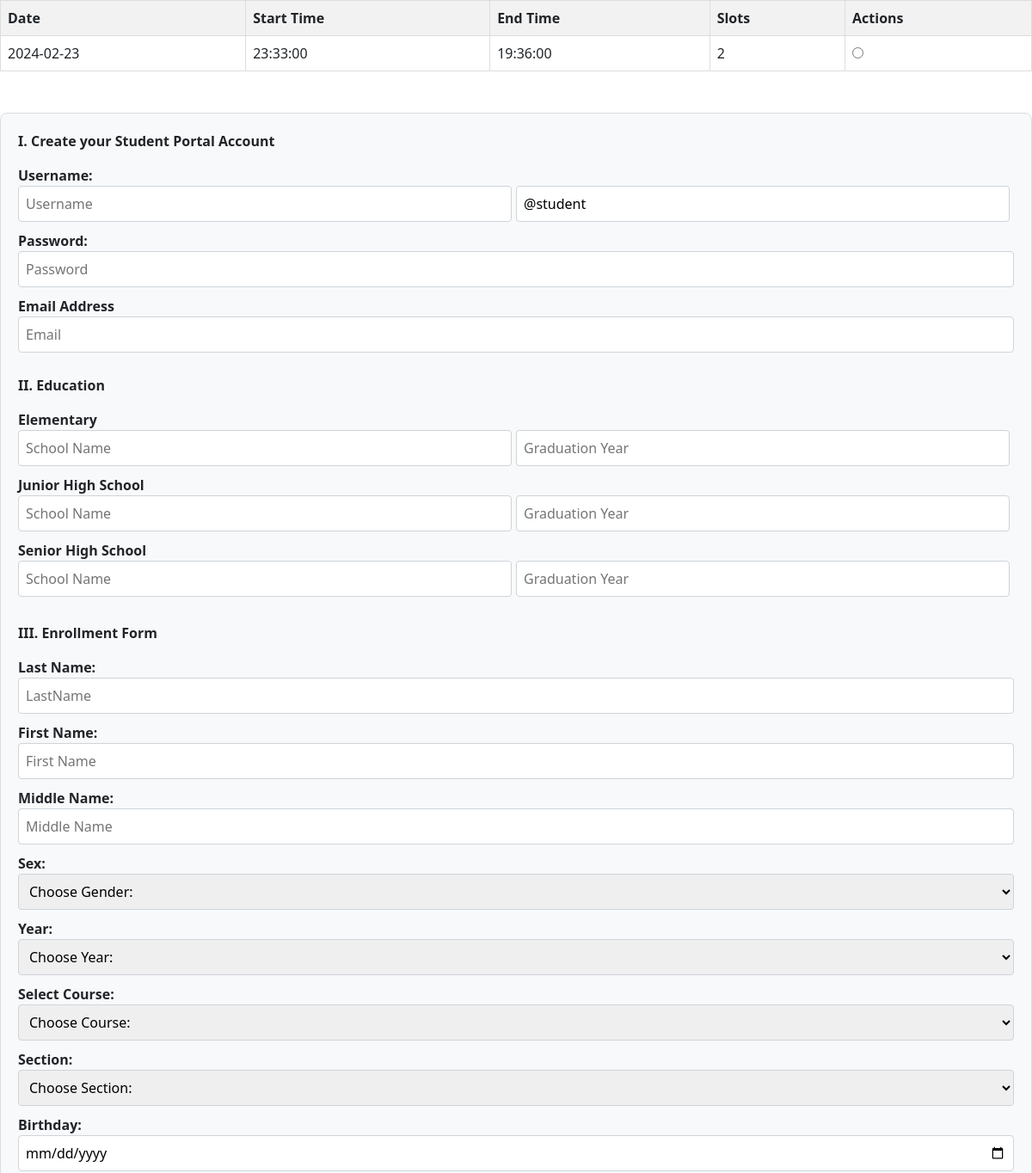
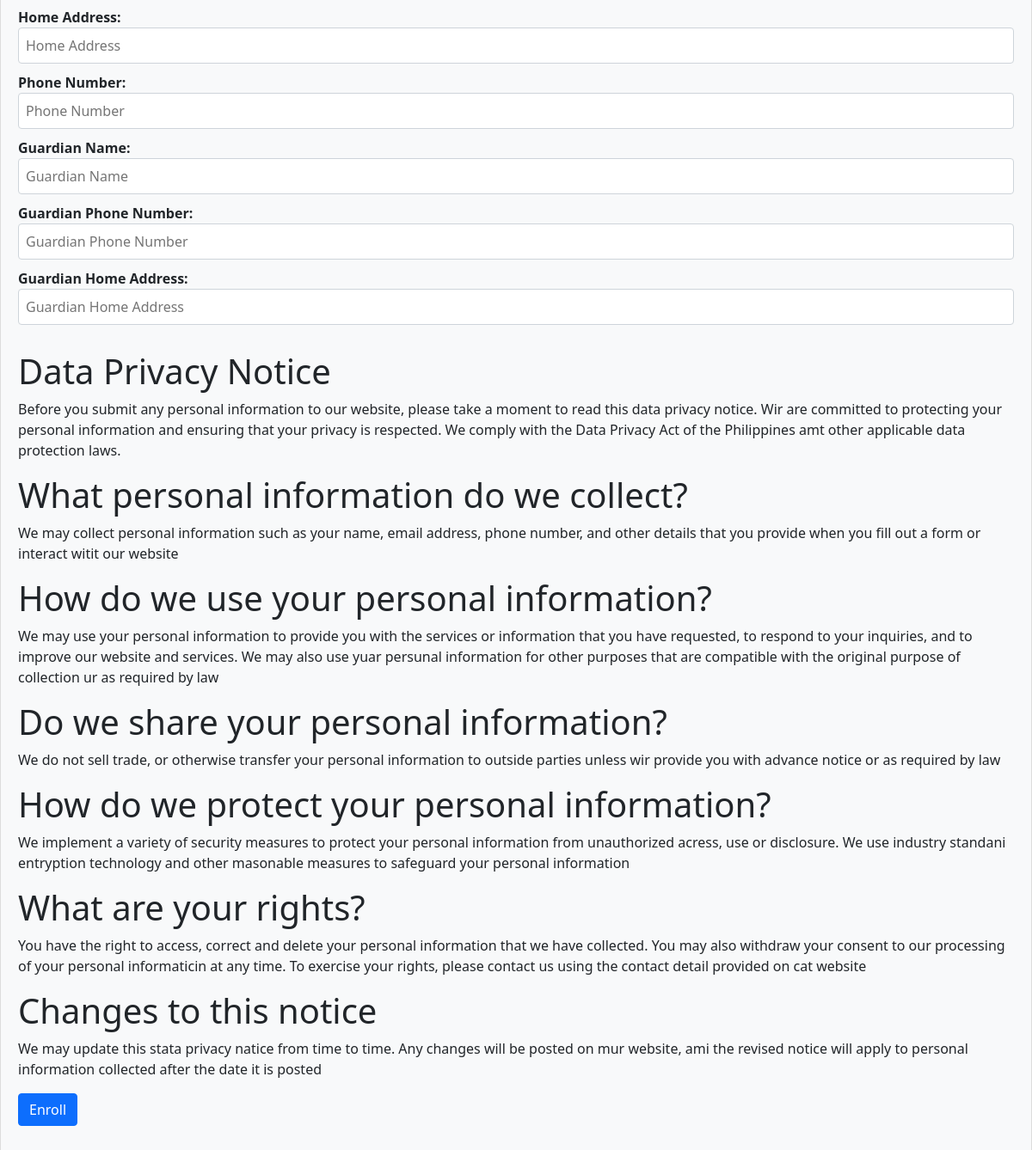
Screenshot of /enrollment.php with the database file from the repository (2 pictures, top to bottom).
### tables this page shows
CREATE TABLE `appointment` (
  `id` int(100) NOT NULL,
  `date` date NOT NULL,
  `start_time` time NOT NULL,
  `end_time` time NOT NULL,
  `slots` int(100) NOT NULL
);

### enrollment.php (the view, shortened to what this page needs)
<!DOCTYPE html>
<html lang="en">
<head>
    <link href="assets/css/bootstrap.min.css" rel="stylesheet">
</head>
<body>
<table>
        <thead>
            <tr>
                <th>Date</th>
                <th>Start Time</th>
                <th>End Time</th>
                <th>Slots</th>
                <th>Actions</th>
            </tr>
        </thead>
        <tbody>
            <tr>
<?php
require_once 'config/db.php';
$availableSlotsQuery = "SELECT COUNT(*) as count FROM appointment WHERE  start_time  > NOW() AND slots > 0";
$availableSlotsResult = $conn->query($availableSlotsQuery);
if ($availableSlotsResult !== false) {
    $availableSlotsRow = $availableSlotsResult->fetch_assoc();
    $availableSlotsCount = $availableSlotsRow['count'];
    if ($availableSlotsCount > 0) {
        $result = $conn->query("SELECT * FROM appointment WHERE start_time  > NOW() AND slots > 0");
        if ($result === false) {
            echo "Error: " . $conn->error;
        } else {
            if ($result->num_rows > 0) {
                while ($row = $result->fetch_assoc()) {
                    echo "<tr>";
                    echo "<td>" . $row["date"] . "</td>";
                    echo "<td>" . $row["start_time"] . "</td>";
                    echo "<td>" . $row["end_time"] . "</td>";
                    echo "<td>" . $row["slots"] . "</td>";
                    echo "<td>";
                    echo "<form action='config/enroll.php' method='post' style='display: inline;'>";
                    echo "<input type='radio' name='selectedAppointment' id='selectedAppointment' value='" . $row["id"] . "' required>";
                    echo "</form>";
                    echo "</td>";
                    echo "</tr>";
                }
            } else {
                echo "<tr><td colspan='5'>No available appointments with slots. Please check back later.</td></tr>";
            }
        }
    } else {
        echo "<tr><td colspan='5'><b>There is no Appointment set. Wait for the Admin to set an Appointment. Thank you!</b></td></tr>";
    }
} else {
    echo "Error: " . $conn->error;
}
?>
    </tr>
    </tbody>
    </table>
    <br>
    <br>
 <div class="enrollment-container">
    <div class="enrollment-section">
                <form method="POST" action="config/enroll.php">
                     <div class="enrollment-section">
                    <div class="mb-3">
                    <p><b>I. Create your Student Portal Account</b></p>
        <label for="username">Username:</label>
        <br>
        <div class="input-container">
    <input type="text" name="username" placeholder="Username" required>
    <input type="text" name="sformat" value="@student" readonly>
    </div>
        <label for="password">Password:</label>
        <br>
        <input type="password" name="password" placeholder="Password" required><br>
        <label for="email">Email Address</label>
        <br>
        <input type="email" name="email"placeholder="Email" required><br>
        </div>
        <div class="enrollment-section">
        <p><b>II. Education</b></p>
        <label for="elem">Elementary</label>
        <br>
        <div class="input-container">
        <input type="text" name="elementary" placeholder="School Name" required><input type="text" name="egrad" placeholder="Graduation Year"><br>
</div>
        <label for="elem">Junior High School</label>
        <br>
        <div class="input-container">
        <input type="text" name="juniorhigh" placeholder="School Name" required><input type="text" name="hgrad" placeholder ="Graduation Year"><br>
</div>
        <label for="elem">Senior High School</label>
        <br>
        <div class="input-container">
        <input type="text" name="seniorhigh" placeholder="School Name" required><input type="text" name="shgrad" placeholder="Graduation Year"><br>
</div>
    </div>
         <div class="enrollment-section">
         <p><b>III. Enrollment Form</b></p>
         <label for="lastName">Last Name:</label><br>
        <input type="text" id="lastName" name="lastName"placeholder="LastName" required><br>
         <label for="firstName">First Name:</label><br>
        <input type="text" id="firstName" name="firstName"placeholder="First Name" required><br>
        <label for="middleName">Middle Name:</label><br>
        <input type="text" id="middleName" name="middleName" placeholder="Middle Name" required><br>
        <label for="gender">Sex:</label><br>
        <select id="gender" name="gender" required><br>
        <option value="choose gender">Choose Gender:</option>
        </select><br>
        <label for="year">Year:</label><br>
        <select id="courseyear" name="courseyear" required><br>
            <option value="choose year">Choose Year:</option>
        </select><br>
        <label for="course">Select Course:</label><br>
        <select id="course" name="course" required><br>
            <option value="choose course">Choose Course:</option>
        </select><br>
        <label for="course">Section:</label><br>
        <select id="section" name="section" required><br>
            <option value="choose course">Choose Section:</option>
        </select><br>
       <label for="birthday">Birthday:</label><br>
        <input type="date" id="birthday" name="birthday" required><br>
        <label for="home address">Home Address:</label><br>
        <input type="address" name="address"placeholder="Home Address" required><br>
        <label for="phone number">Phone Number:</label><br>
        <input type="number" name="phonenumber"placeholder="Phone Number" required><br>
        <label for="Guardian name">Guardian Name:</label><br>
        <input type="text" name="guardianname"placeholder="Guardian Name" required><br>
        <label for="guardian phone number">Guardian Phone Number:</label><br>
       <input type="number" name="guardianPhoneNumber"placeholder="Guardian Phone Number" required><br>
       <label for="guar home addressr">Guardian Home Address:</label><br>
        <input type="text" name="guardhomeaddress"placeholder="Guardian Home Address" required><br>
                    </div>
                    <div class="enrollment-section">
                        <h1>Data Privacy Notice</h1>
                        <p>Before you submit any personal information to our website, please take a moment to read this data privacy notice. Wir are committed to protecting your personal information and ensuring that your privacy is respected. We comply with the Data Privacy Act of the Philippines amt other applicable data protection laws.</p>
<h1>What personal information do we collect?</h1>
<p>We may collect personal information such as your name, email address, phone number, and other details that you provide when you fill out a form or interact witit our website</p>
<h1>How do we use your personal information?</h1>
<p>We may use your personal information to provide you with the services or information that you have requested, to respond to your inquiries, and to improve our website and services. We may also use yuar persunal information for other purposes that are compatible with the original purpose of collection ur as required by law</p>
<h1>Do we share your personal information?</h1>
<p>We do not sell trade, or otherwise transfer your personal information to outside parties unless wir provide you with advance notice or as required by law</p>
<h1>How do we protect your personal information?</h1>
<p>We implement a variety of security measures to protect your personal information from unauthorized acress, use or disclosure. We use industry standani entryption technology and other masonable measures to safeguard your personal information</p>
<h1>What are your rights?</h1>
<p>You have the right to access, correct and delete your personal information that we have collected. You may also withdraw your consent to our processing of your personal informaticin at any time. To exercise your rights, please contact us using the contact detail provided on cat website</p>
<h1>Changes to this notice</h1>
<p>We may update this stata privacy natice from time to time. Any changes will be posted on mur website, ami the revised notice will apply to personal information collected after the date it is posted</p>
                        <button type="submit"  name ="enroll"class="btn btn-primary">Enroll</button>
                </form>
    </div>
</body>
</html>

### enrollment.php (style rules this page uses)
.enrollment-container { max-width: 5400px; margin: auto; padding: 20px; background-color: #f8f9fa; border: 1px solid #dcdcdc; border-radius: 8px; }
.enrollment-section { margin-bottom: 20px; }
.enrollment-container label { font-weight: bold; }
.enrollment-container input, .enrollment-container select { width: 100%; padding: 8px; margin-bottom: 10px; border: 1px solid #ced4da; border-radius: 4px; }
.input-container { display: flex; align-items: center; }
.input-container input { margin-right: 5px; }
table { border-collapse: collapse; width: 100%; }
th, td { border: 1px solid #dddddd; text-align: left; padding: 8px; }
th { background-color: #f2f2f2; }

### rows the page displays
appointment: date "2024-02-23", start_time "23:33:00", end_time "19:36:00", slots "2"
